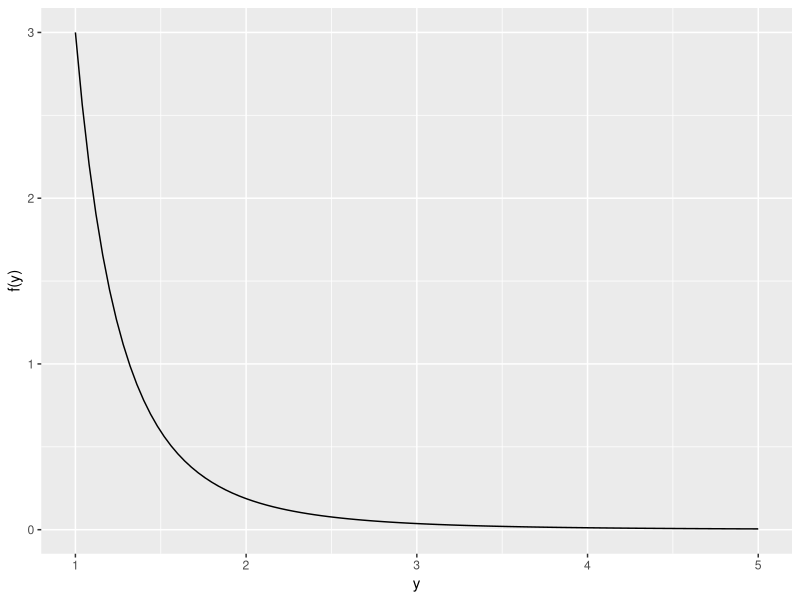

R code for this plot:
## ---- chunk 1
knitr::opts_chunk$set(echo = TRUE)
## ---- chunk 2
f <- function(y) 3 / y^4
## ---- chunk 3
library("tidyverse", warn.conflicts = FALSE)
p <- ggplot(data = data.frame(y = 0), mapping = aes(x = y))
## ---- chunk 4
p + 
  stat_function(fun = f) + 
  xlim(1, 5) +
  labs(
    y = "f(y)"
  )
## ---- chunk 5
integrate(
  f, 
  lower = 1, 
  upper = Inf
)$value
## ---- chunk 6
integrate(
  f, 
  lower = 1.5, 
  upper = 2.5
)$value
## ---- chunk 7
g <- function(y) y * f(y)
## ---- chunk 8
EY <- integrate(
  g,
  lower = 1,
  upper = Inf
)$value
EY
## ---- chunk 9
h <- function(y) y^2 * f(y)
## ---- chunk 10
VarY <- integrate(
  h,
  lower = 1,
  upper = Inf
)$value - EY^2 
VarY
